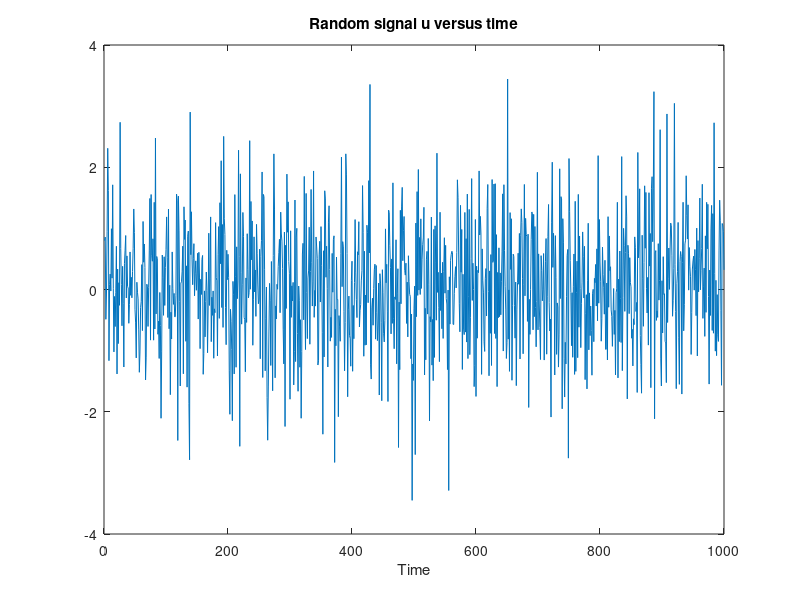

Recreate this plot in MATLAB. (Note: this script raises an error after producing the figure.)
%CCORDEMO Demonstrates the autocor and crosscor functions

%Copyright Eigenvector Research, Inc. 1997-98
%Modified 1/97 NBG
%Checked 3/98 BMW

echo on
% First lets create some input/output data from a process.  Imagine that
% we are trying to determine the lag time of vibrations through a
% structure.  We'll use a random signal vibrational input u at one
% point in the structure and we'll listen somewhere else for the
% output y.  We can create the input signal u easily, and then we'll
% look at its autocorrelation function.
pause

echo off
randn('seed',.12);
u = randn(1000,1);
plot(u)
title('Random signal u versus time')
xlabel('Time')
pause

echo on

% Now we'll use the autocor function to get the autocorrelation
% spectrum of u.
pause

autocor(u,20);
pause

% As you can see, the signal u is completely uncorrelated in time.
% Imagine now that the output y is also very noisy, but that the
% input is delayed and adds to the noisy y.  First lets create y
% and look at its autocorrelation function.
pause

echo off
y = randn(size(u));
y(6:1000,1) = y(6:1000,1)+0.2*u(1:995,1);
plot(y)
title('Output signal y versus time')
xlabel('Time')
pause

echo on
% Now lets look at its autocorrelation spectrum
pause

acory = autocor(y,20);
pause

% As you can see, y is also completely uncorrelated.  Now lets see if it
% correlates with u by using the crosscorrelation function.
pause

ccoruy = crosscor(u,y,20);
pause

% As you can see, y has an echo of u in it at 5 units delay.
